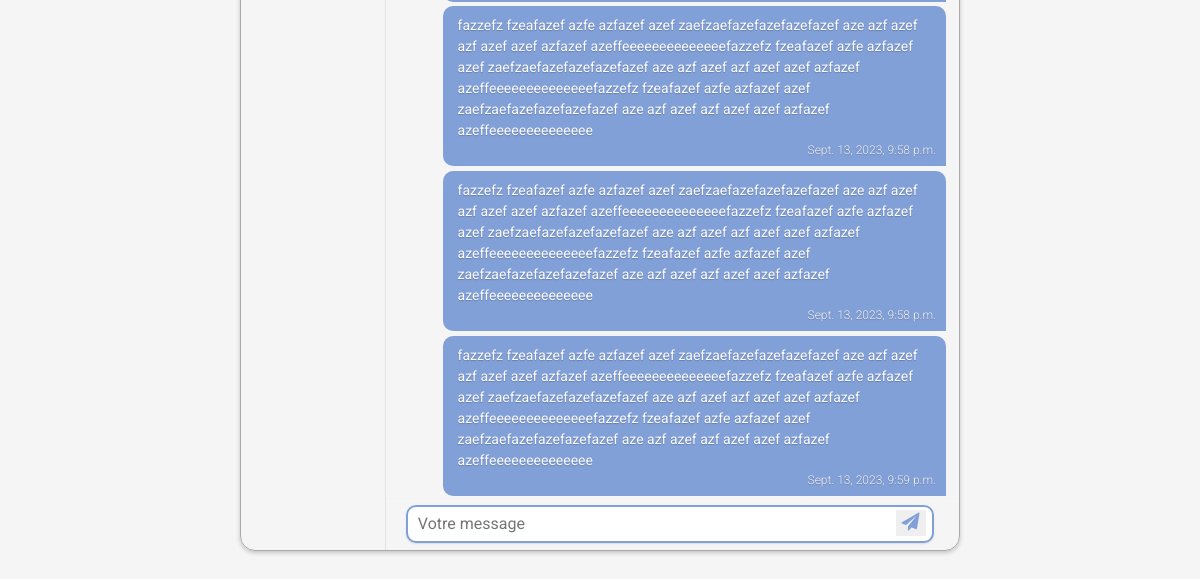
Page /message/10 (signed in, lower part) on the earlier database version.
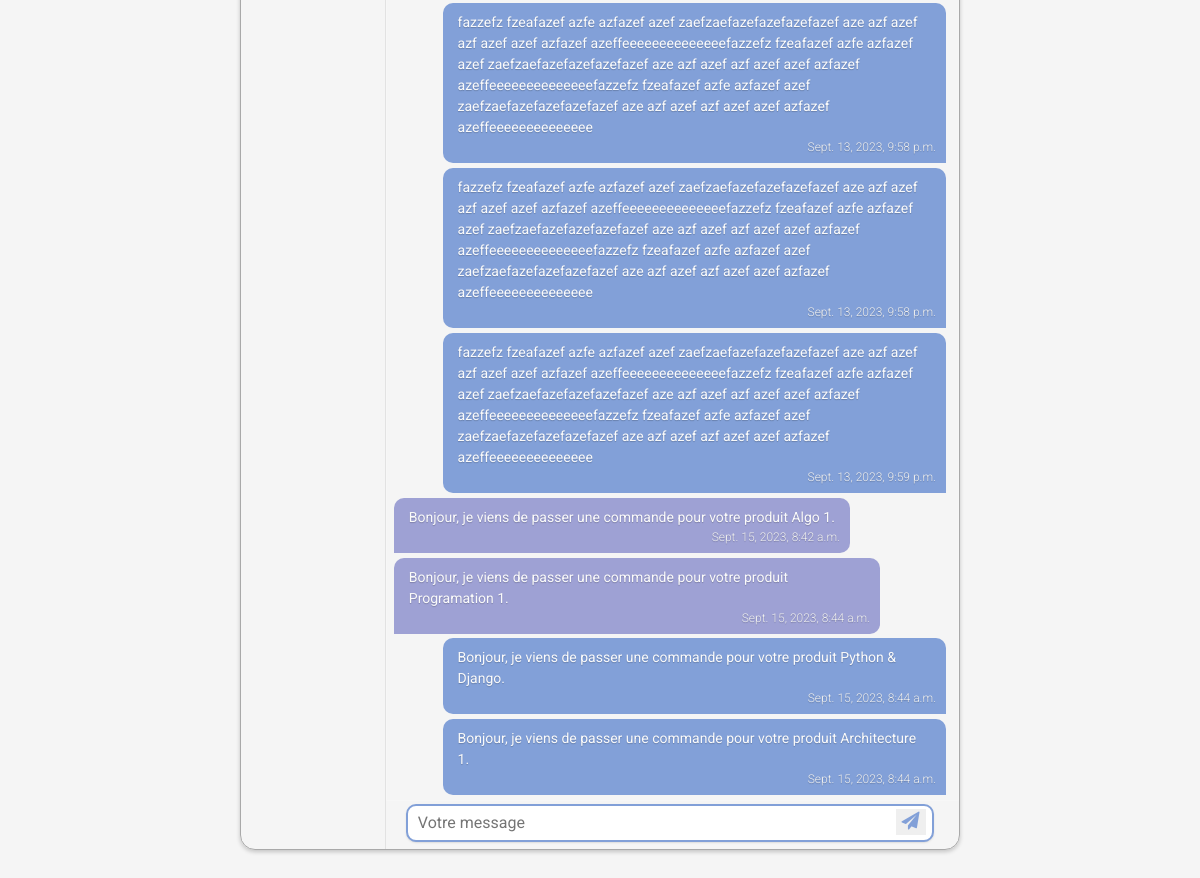
Same page on the later database version.
### store/models/message.py (models this page shows, shortened)
class Message(models.Model):
    sender = models.ForeignKey(Customer, on_delete=models.CASCADE, related_name='sent_messages')
    receiver = models.ForeignKey(Customer, on_delete=models.CASCADE, related_name='received_messages')
    content = models.TextField()
    timestamp = models.DateTimeField(default=timezone.now)

### store/views/message.py (the view, shortened to what this page needs)
# urls.py: path('message', MessagesView.as_view(), name='messages'),
class MessagesView(View):
    def get(self, request, receiver_id=None):
        if not request.session.get('customer'):
            return redirect('login')
        sender = Customer.get_customer_by_id(request.session.get('customer'))
        receiver = None
        messages = None
        if receiver_id is not None:
            receiver = Customer.get_customer_by_id(receiver_id)
            messages = Message.objects.filter(sender=sender, receiver=receiver) | Message.objects.filter(sender=receiver, receiver=sender)
        users_with_messages = self.get_users_with_messages(sender)
        context = {
            'sender': sender,
            'receiver': receiver,
            'messages': messages,
            'users_with_messages': users_with_messages,
        }
        return render(request, 'message.html', context)
    def get_users_with_messages(self, user):
        return Customer.objects.filter(
            Q(sent_messages__receiver=user) | Q(received_messages__sender=user)
        ).distinct()

### store/models/customer.py (called while the page is built)
    @staticmethod
    def get_customer_by_id(id):
        try:
            return Customer.objects.get(id= id)
        except:
            return False

### store/templatetags/custom_filter.py (called while the page is built)
@register.filter(name='user_img')
def get_user_img(id):
    return f"/media/img/user_{id % 11}.png"

### store/templates/message.html (shortened to what this page needs)
{% extends 'base.html' %}
{% block content %}
{% load custom_filter %}
<link rel="stylesheet" href="https://cdnjs.cloudflare.com/ajax/libs/font-awesome/4.7.0/css/font-awesome.min.css">
<div class="container app">
  <div class="main-row">
    <div style="width: 20%; padding-left: 0.5rem; overflow: hidden;">
    </div>
    <div class="col-sm-8 conversation mt-2">
        {% if receiver %}
      <div class="row message" id="conversation">
        {% for message in messages %}
            {% if message.sender.id != sender.id %}
            <div class="row message-body">
                <div class="message-main-receiver" style="padding-left: 1.2rem;">
                    <div class="receiver">
                        <div class="message-text">
                            {{ message.content }}
                        </div>
                        <span class="message-time pull-right">
                            {{ message.timestamp }}
                        </span>
                    </div>
                </div>
            </div>
            {% else %}
            <div class="row message-body">
                <div class="message-main-sender" style="padding-right: 0;">
                    <div class="sender">
                        <div class="message-text">
                            {{ message.content }}
                        </div>
                        <span class="message-time pull-right">
                            {{ message.timestamp }}
                        </span>
                    </div>
                </div>
            </div>
            {% endif %}
        {% endfor %}
      </div>
      <div class="row reply">
        <form method="post" action="">
            <div class="position-relative">
                <input type="text" class="reply-input" name="content" placeholder="Votre message" />
                <button type="submit" class="reply-send position-absolute" style="margin-top: 8.5px; margin-left: -42px;border: none;">
                    <i class="fa fa-send" style="color: #82A0D8; font-size: large;"></i>
                </button>
            </div>
        </form>
      </div>
      {% endif %}
    </div>
  </div>
</div>
{% endblock %}

Differences in the rows shown:
added Message: content "Bonjour, je viens de passer une commande pour votre produit Algo 1.", timestamp "Sept. 15, 2023, 8:42 a.m."
added Message: content "Bonjour, je viens de passer une commande pour votre produit Programation 1.", timestamp "Sept. 15, 2023, 8:44 a.m."
added Message: content "Bonjour, je viens de passer une commande pour votre produit Python & Django.", timestamp "Sept. 15, 2023, 8:44 a.m."
added Message: content "Bonjour, je viens de passer une commande pour votre produit Architecture 1.", timestamp "Sept. 15, 2023, 8:44 a.m."
